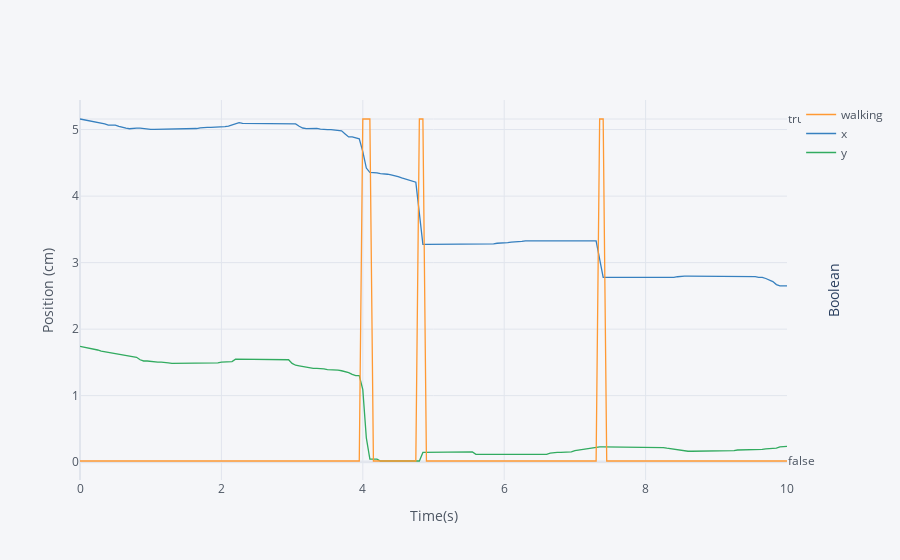

The notebook cell saved with this chart:
### Code cell
rfoot['walking'] = rfoot['velocity']>3
rfoot[['walking', 'x', 'y']][:10].iplot(xTitle='Time(s)', yTitle='Position (cm)', secondary_y=['walking'], secondary_y_title='Boolean')

### Figure 1 — Plotly figure (JSON) as saved in the notebook; plotly's stock layout.template omitted (floating-point values rounded to 4 significant figures; data arrays with more than 128 entries replaced by an {"elided": "..."} marker saying what was removed)
{"data": [{"line": {"color": "rgba(255, 153, 51, 1.0)", "dash": "solid", "shape": "linear", "width": 1.3}, "mode": "lines", "name": "walking", "text": "", "type": "scatter", "x": {"elided": "201 float values"}, "xaxis": "x", "y": {"elided": "201 bool values"}, "yaxis": "y2"}, {"line": {"color": "rgba(55, 128, 191, 1.0)", "dash": "solid", "shape": "linear", "width": 1.3}, "mode": "lines", "name": "x", "text": "", "type": "scatter", "x": {"elided": "201 float values"}, "y": {"elided": "201 float values"}}, {"line": {"color": "rgba(50, 171, 96, 1.0)", "dash": "solid", "shape": "linear", "width": 1.3}, "mode": "lines", "name": "y", "text": "", "type": "scatter", "x": {"elided": "201 float values"}, "y": {"elided": "201 float values"}}], "layout": {"legend": {"bgcolor": "#F5F6F9", "font": {"color": "#4D5663"}}, "paper_bgcolor": "#F5F6F9", "plot_bgcolor": "#F5F6F9", "title": {"font": {"color": "#4D5663"}}, "xaxis": {"gridcolor": "#E1E5ED", "showgrid": true, "tickfont": {"color": "#4D5663"}, "title": {"font": {"color": "#4D5663"}, "text": "Time(s)"}, "zerolinecolor": "#E1E5ED"}, "yaxis": {"gridcolor": "#E1E5ED", "showgrid": true, "tickfont": {"color": "#4D5663"}, "title": {"font": {"color": "#4D5663"}, "text": "Position (cm)"}, "zerolinecolor": "#E1E5ED"}, "yaxis2": {"anchor": "x", "gridcolor": "#E1E5ED", "overlaying": "y", "showgrid": true, "side": "right", "tickfont": {"color": "#4D5663"}, "title": {"text": "Boolean"}, "zerolinecolor": "#E1E5ED"}}}
